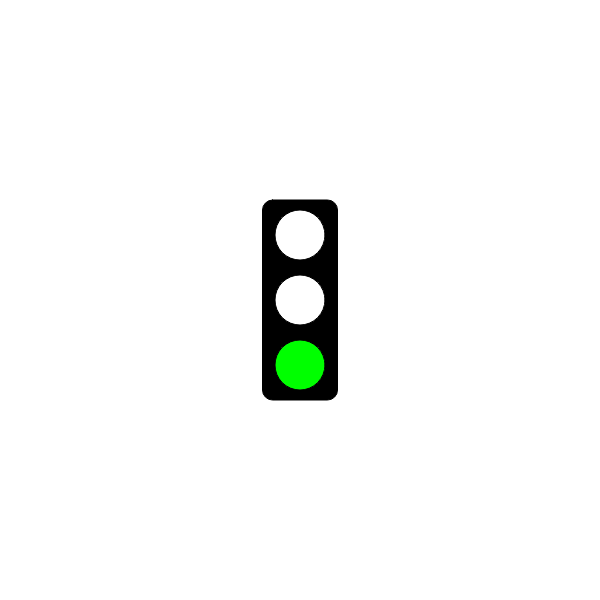
Frame 1 (no input)
Frame 60 (no input): identical to frame 1, image omitted
Frame 120 (the mouse pressed at the canvas centre since frame 60): identical to frame 1, image omitted

The p5.js sketch that drew this single still picture (run headless with seeded random() and noise() and a simulated clock; from frame 60 on, the mouse is pressed at the canvas centre):

// p5.js sketch
// ── sketch.js
// Traffic Light Starter Code
// Dan Schellenberg
// Sept 25, 2018

// GOAL: make a 'traffic light' simulator. For now, just have the light
// changing according to time. You may want to investigate the millis()
// function at https://p5js.org/reference/

function setup() {
  createCanvas(600, 600);
}

let lightState = 1;
let secondsPassed = 0;
let redLightDuration = 5;
let yellowLightDuration = 3;
let greenLightDuration = 5;
let cycleDuration = 0;

function draw() {
  background(255);
  drawOutlineOfLights();
  convertSeconds();

  findState();
  displayLight();
}

function convertSeconds() {
  secondsPassed = round(millis()/1000);
  console.log(secondsPassed);
}

function lightCycleDuration() {
  if (secondsPassed > cycleDuration)
    cycleDuration
}

function drawOutlineOfLights() {
  //box
  rectMode(CENTER);
  fill(0);
  rect(width/2, height/2, 75, 200, 10);

  //lights
  fill(255);
  ellipse(width/2, height/2 - 65, 50, 50); //top
  ellipse(width/2, height/2, 50, 50); //middle
  ellipse(width/2, height/2 + 65, 50, 50); //bottom
}

function greenLight() {
  fill(255);
  ellipse(width/2, height/2 - 65, 50, 50); //top
  fill(255);
  ellipse(width/2, height/2, 50, 50); //middle
  fill(0, 255, 0);
  ellipse(width/2, height/2 + 65, 50, 50); //bottom
}

function yellowLight() {
  fill(255);
  ellipse(width/2, height/2 - 65, 50, 50); //top
  fill(255, 255, 0);
  ellipse(width/2, height/2, 50, 50); //middle
  fill(255);
  ellipse(width/2, height/2 + 65, 50, 50); //bottom
}

function redLight() {
  fill(255, 0, 0);
  ellipse(width/2, height/2 - 65, 50, 50); //top
  fill(255);
  ellipse(width/2, height/2, 50, 50); //middle
  fill(255);
  ellipse(width/2, height/2 + 65, 50, 50); //bottom
}

function findState() {
  if (cycleDuration > greenLightDuration) {
    lightState += 1;
  }
  if (cycleDuration > yellowLightDuration + greenLightDuration) {
    lightState += 1;
  }
  if (cycleDuration > redLightDuration + yellowLightDuration + greenLightDuration) {
    lightState += 1;
  }
  if (lightState >= 4) {
    lightState = 1;
  }
}

function displayLight () {
  if (lightState === 1) {
    greenLight();
  }
  if (lightState === 2) {
    yellowLight();
  }
  if (lightState === 3) {
    redLight();
  }
}
